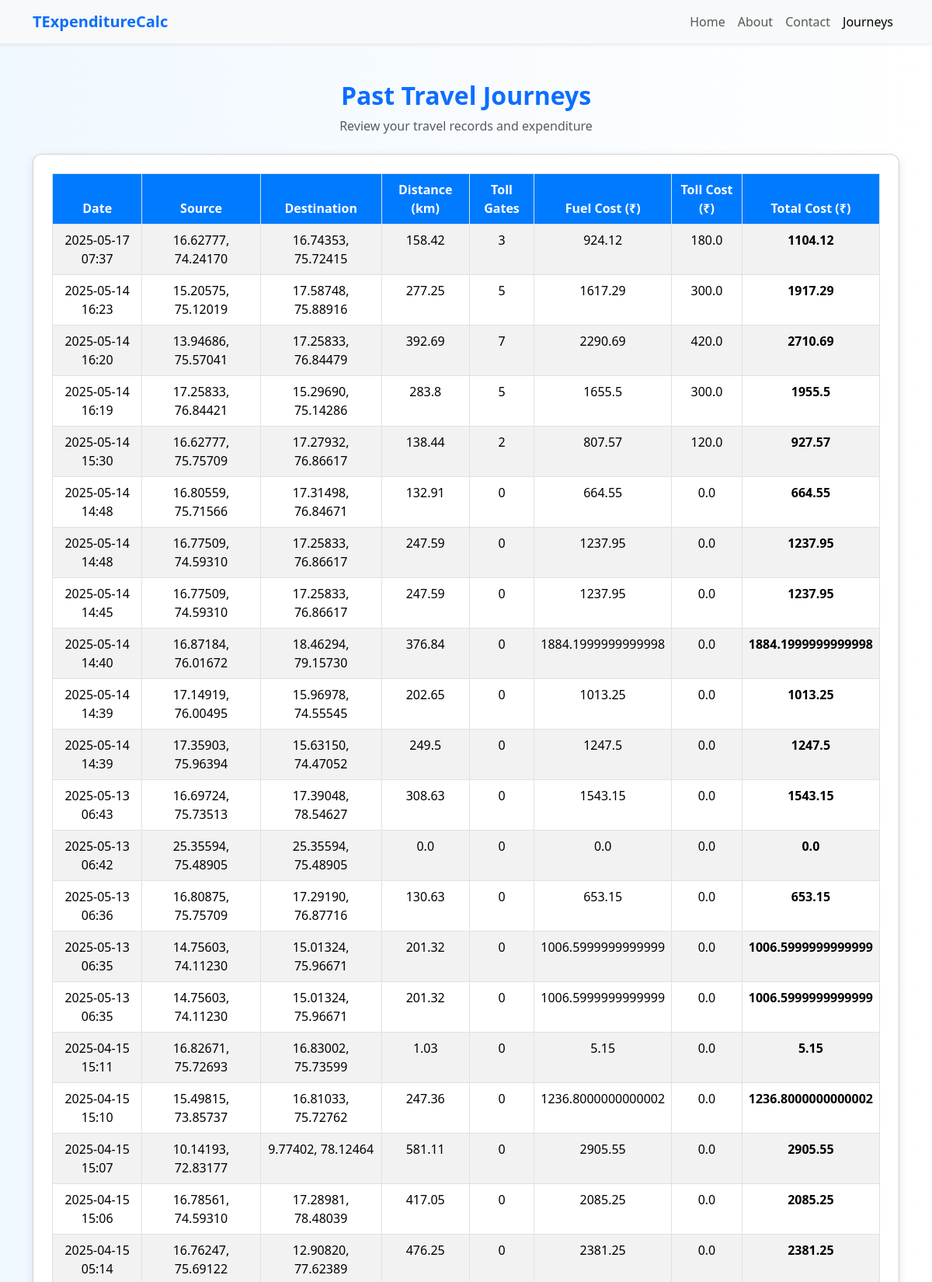
The app's page /journeys/ (upper part) with its own data.
### myapp/models.py (models this page shows, shortened)
class Journey(models.Model):
    source = models.CharField(max_length=100)
    destination = models.CharField(max_length=100)
    distance_km = models.FloatField()
    toll_gates = models.IntegerField()
    fuel_cost = models.FloatField()
    toll_cost = models.FloatField()
    total_cost = models.FloatField()
    journey_date = models.DateTimeField(auto_now_add=True)

### myapp/views.py (the view)
# urls.py: path('journeys/', views.past_journeys, name='past_journeys'),
def past_journeys(request):
    journeys = Journey.objects.all().order_by('-journey_date')
    return render(request, 'journeys.html', {'journeys': journeys})

### myapp/templates/journeys.html (shortened to what this page needs)
{% load static %}
<!DOCTYPE html>
<html lang="en">
<head>
    <link rel="stylesheet" href="{% static 'css/bootstrap.min.css' %}">
</head>
<body>
<nav class="navbar navbar-expand-lg navbar-light bg-light shadow-sm">
    <div class="container">
        <a class="navbar-brand fw-bold text-primary" href="#">TExpenditureCalc</a>
        <div class="collapse navbar-collapse justify-content-end" id="navbarNav">
            <ul class="navbar-nav">
                <li class="nav-item">
                    <a class="nav-link" href="{% url 'home' %}">Home</a>
                </li>
                <li class="nav-item">
                    <a class="nav-link" href="{% url 'about' %}">About</a>
                </li>
                <li class="nav-item">
                    <a class="nav-link" href="{% url 'contact' %}">Contact</a>
                </li>
                <li class="nav-item">
                    <a class="nav-link active" href="{% url 'past_journeys' %}">Journeys</a>
                </li>
            </ul>
        </div>
    </div>
</nav>
<div class="container mt-5">
    <div class="text-center mb-4">
        <h2 class="fw-bold text-primary">Past Travel Journeys</h2>
        <p class="text-muted">Review your travel records and expenditure</p>
    </div>
    <div class="card card-custom p-4">
        <table class="table table-bordered table-striped text-center">
            <thead>
                <tr>
                    <th>Date</th>
                    <th>Source</th>
                    <th>Destination</th>
                    <th>Distance (km)</th>
                    <th>Toll Gates</th>
                    <th>Fuel Cost (₹)</th>
                    <th>Toll Cost (₹)</th>
                    <th>Total Cost (₹)</th>
                </tr>
            </thead>
            <tbody>
                {% for journey in journeys %}
                <tr>
                    <td>{{ journey.journey_date|date:"Y-m-d H:i" }}</td>
                    <td>{{ journey.source }}</td>
                    <td>{{ journey.destination }}</td>
                    <td>{{ journey.distance_km }}</td>
                    <td>{{ journey.toll_gates }}</td>
                    <td>{{ journey.fuel_cost }}</td>
                    <td>{{ journey.toll_cost }}</td>
                    <td><strong>{{ journey.total_cost }}</strong></td>
                </tr>
                {% empty %}
                <tr>
                    <td colspan="8" class="text-muted">No journeys recorded yet.</td>
                </tr>
                {% endfor %}
            </tbody>
        </table>
    </div>
</div>
</body>
</html>

### myapp/templates/journeys.html (style rules this page uses)
body { background: linear-gradient(to right, #f0f8ff, #ffffff); font-family: 'Segoe UI', Tahoma, Geneva, Verdana, sans-serif; }
.card-custom { box-shadow: 0 4px 12px rgba(0, 0, 0, 0.1); border-radius: 12px; overflow-x: auto; }
.table th { background-color: #007bff; color: white; }

### records on screen
Journey: journey_date "2025-05-17 07:37", source "16.62777, 74.24170", destination "16.74353, 75.72415", distance_km "158.42", toll_gates "3", fuel_cost "924.12", toll_cost "180.0", total_cost "1104.12"
Journey: journey_date "2025-05-14 16:23", source "15.20575, 75.12019", destination "17.58748, 75.88916", distance_km "277.25", toll_gates "5", fuel_cost "1617.29", toll_cost "300.0", total_cost "1917.29"
Journey: journey_date "2025-05-14 16:20", source "13.94686, 75.57041", destination "17.25833, 76.84479", distance_km "392.69", toll_gates "7", fuel_cost "2290.69", toll_cost "420.0", total_cost "2710.69"
Journey: journey_date "2025-05-14 16:19", source "17.25833, 76.84421", destination "15.29690, 75.14286", distance_km "283.8", toll_gates "5", fuel_cost "1655.5", toll_cost "300.0", total_cost "1955.5"
Journey: journey_date "2025-05-14 15:30", source "16.62777, 75.75709", destination "17.27932, 76.86617", distance_km "138.44", toll_gates "2", fuel_cost "807.57", toll_cost "120.0", total_cost "927.57"
Journey: journey_date "2025-05-14 14:48", source "16.80559, 75.71566", destination "17.31498, 76.84671", distance_km "132.91", toll_gates "0", fuel_cost "664.55", toll_cost "0.0", total_cost "664.55"
Journey: journey_date "2025-05-14 14:48", source "16.77509, 74.59310", destination "17.25833, 76.86617", distance_km "247.59", toll_gates "0", fuel_cost "1237.95", toll_cost "0.0", total_cost "1237.95"
Journey: journey_date "2025-05-14 14:45", source "16.77509, 74.59310", destination "17.25833, 76.86617", distance_km "247.59", toll_gates "0", fuel_cost "1237.95", toll_cost "0.0", total_cost "1237.95"
Journey: journey_date "2025-05-14 14:40", source "16.87184, 76.01672", destination "18.46294, 79.15730", distance_km "376.84", toll_gates "0", fuel_cost "1884.1999999999998", toll_cost "0.0", total_cost "1884.1999999999998"
Journey: journey_date "2025-05-14 14:39", source "17.14919, 76.00495", destination "15.96978, 74.55545", distance_km "202.65", toll_gates "0", fuel_cost "1013.25", toll_cost "0.0", total_cost "1013.25"
Journey: journey_date "2025-05-14 14:39", source "17.35903, 75.96394", destination "15.63150, 74.47052", distance_km "249.5", toll_gates "0", fuel_cost "1247.5", toll_cost "0.0", total_cost "1247.5"
Journey: journey_date "2025-05-13 06:43", source "16.69724, 75.73513", destination "17.39048, 78.54627", distance_km "308.63", toll_gates "0", fuel_cost "1543.15", toll_cost "0.0", total_cost "1543.15"
Journey: journey_date "2025-05-13 06:42", source "25.35594, 75.48905", destination "25.35594, 75.48905", distance_km "0.0", toll_gates "0", fuel_cost "0.0", toll_cost "0.0", total_cost "0.0"
Journey: journey_date "2025-05-13 06:36", source "16.80875, 75.75709", destination "17.29190, 76.87716", distance_km "130.63", toll_gates "0", fuel_cost "653.15", toll_cost "0.0", total_cost "653.15"
Journey: journey_date "2025-05-13 06:35", source "14.75603, 74.11230", destination "15.01324, 75.96671", distance_km "201.32", toll_gates "0", fuel_cost "1006.5999999999999", toll_cost "0.0", total_cost "1006.5999999999999"
Journey: journey_date "2025-05-13 06:35", source "14.75603, 74.11230", destination "15.01324, 75.96671", distance_km "201.32", toll_gates "0", fuel_cost "1006.5999999999999", toll_cost "0.0", total_cost "1006.5999999999999"
Journey: journey_date "2025-04-15 15:11", source "16.82671, 75.72693", destination "16.83002, 75.73599", distance_km "1.03", toll_gates "0", fuel_cost "5.15", toll_cost "0.0", total_cost "5.15"
Journey: journey_date "2025-04-15 15:10", source "15.49815, 73.85737", destination "16.81033, 75.72762", distance_km "247.36", toll_gates "0", fuel_cost "1236.8000000000002", toll_cost "0.0", total_cost "1236.8000000000002"
Journey: journey_date "2025-04-15 15:07", source "10.14193, 72.83177", destination "9.77402, 78.12464", distance_km "581.11", toll_gates "0", fuel_cost "2905.55", toll_cost "0.0", total_cost "2905.55"
Journey: journey_date "2025-04-15 15:06", source "16.78561, 74.59310", destination "17.28981, 78.48039", distance_km "417.05", toll_gates "0", fuel_cost "2085.25", toll_cost "0.0", total_cost "2085.25"
Journey: journey_date "2025-04-15 05:14", source "16.76247, 75.69122", destination "12.90820, 77.62389", distance_km "476.25", toll_gates "0", fuel_cost "2381.25", toll_cost "0.0", total_cost "2381.25"
